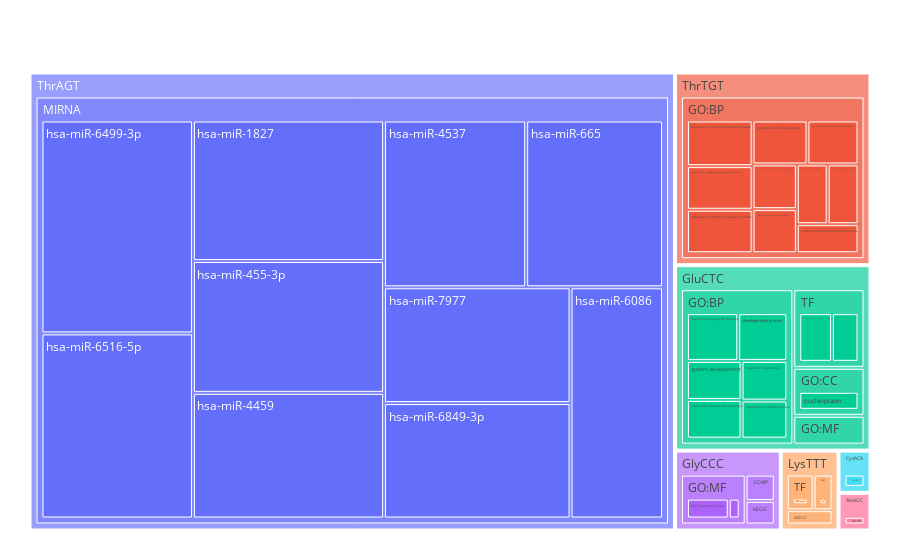

The notebook cell saved with this chart:
### Code cell
import numpy as np
gprofiling_visualization = fetcht.gprofiles.copy()
fetcht.get_treemap(gprofiling_visualization)
fetchcds.plot_sankey_mirna_overlap(grouped)

### Figure 1 — Plotly figure (JSON) as saved in the notebook; plotly's stock layout.template omitted (floating-point values rounded to 4 significant figures)
{"data": [{"branchvalues": "total", "domain": {"x": [0, 1], "y": [0, 1]}, "hovertemplate": "labels=%{label}<br>log10p=%{value}<br>parent=%{parent}<br>id=%{id}<extra></extra>", "ids": ["GlyCCC/KEGG/Axon guidance", "GluCTC/TF/Factor: MAZ; motif: GGGGGAGGGGGNGRGRRRGNRG", "LysTTT/TF/Factor: Spi-B; motif: NAWGCGGAAGTN; match class: 1", "GluCTC/TF/Factor: TAFII250; motif: RARRWGGCGGMGGNGR; match class: 1", "GlyCCC/GO:MF/G protein activity", "GlyCCC/GO:MF/HECT domain binding", "LysTTT/REAC/Suppression of autophagy", "GluCTC/GO:BP/anatomical structure development", "GlyCCC/GO:BP/central nervous system development", "GluCTC/GO:BP/developmental process", "LysTTT/GO:CC/extrinsic component of lysosome membrane", "ThrAGT/MIRNA/hsa-miR-1827", "ThrAGT/MIRNA/hsa-miR-4459", "ThrAGT/MIRNA/hsa-miR-4537", "ThrAGT/MIRNA/hsa-miR-455-3p", "ThrAGT/MIRNA/hsa-miR-6086", "ThrAGT/MIRNA/hsa-miR-6499-3p", "ThrAGT/MIRNA/hsa-miR-6516-5p", "ThrAGT/MIRNA/hsa-miR-665", "ThrAGT/MIRNA/hsa-miR-6849-3p", "ThrAGT/MIRNA/hsa-miR-7977", "GluCTC/GO:BP/multicellular organism development", "CysACA/GO:BP/negative regulation of JNK cascade", "GluCTC/GO:CC/nucleoplasm", "GluCTC/GO:BP/organelle organization", "ThrTGT/GO:BP/positive regulation of biological process", "ThrTGT/GO:BP/positive regulation of cellular process", "AlaAGC/GO:MF/protein binding", "GluCTC/GO:MF/protein binding", "ThrTGT/GO:BP/regulation of RNA metabolic process", "ThrTGT/GO:BP/regulation of cellular metabolic process", "GluCTC/GO:BP/regulation of cellular process", "ThrTGT/GO:BP/regulation of cellular process", "ThrTGT/GO:BP/regulation of macromolecule metabolic process", "ThrTGT/GO:BP/regulation of metabolic process", "ThrTGT/GO:BP/regulation of nitrogen compound metabolic process", "ThrTGT/GO:BP/regulation of nucleobase-containing compound metabolic process", "ThrTGT/GO:BP/regulation of primary metabolic process", "GluCTC/GO:BP/system development", "CysACA/GO:BP", "GluCTC/GO:BP", "GlyCCC/GO:BP", "ThrTGT/GO:BP", "GluCTC/GO:CC", "LysTTT/GO:CC", "AlaAGC/GO:MF", "GluCTC/GO:MF", "GlyCCC/GO:MF", "GlyCCC/KEGG", "ThrAGT/MIRNA", "LysTTT/REAC", "GluCTC/TF", "LysTTT/TF", "AlaAGC", "CysACA", "GluCTC", "GlyCCC", "LysTTT", "ThrAGT", "ThrTGT"], "labels": ["Axon guidance", "Factor: MAZ; motif: GGGGGAGGGGGNGRGRRRGNRG", "Factor: Spi-B; motif: NAWGCGGAAGTN; match class: 1", "Factor: TAFII250; motif: RARRWGGCGGMGGNGR; match class: 1", "G protein activity", "HECT domain binding", "Suppression of autophagy", "anatomical structure development", "central nervous system development", "developmental process", "extrinsic component of lysosome membrane", "hsa-miR-1827", "hsa-miR-4459", "hsa-miR-4537", "hsa-miR-455-3p", "hsa-miR-6086", "hsa-miR-6499-3p", "hsa-miR-6516-5p", "hsa-miR-665", "hsa-miR-6849-3p", "hsa-miR-7977", "multicellular organism development", "negative regulation of JNK cascade", "nucleoplasm", "organelle organization", "positive regulation of biological process", "positive regulation of cellular process", "protein binding", "protein binding", "regulation of RNA metabolic process", "regulation of cellular metabolic process", "regulation of cellular process", "regulation of cellular process", "regulation of macromolecule metabolic process", "regulation of metabolic process", "regulation of nitrogen compound metabolic process", "regulation of nucleobase-containing compound metabolic process", "regulation of primary metabolic process", "system development", "GO:BP", "GO:BP", "GO:BP", "GO:BP", "GO:CC", "GO:CC", "GO:MF", "GO:MF", "GO:MF", "KEGG", "MIRNA", "REAC", "TF", "TF", "AlaAGC", "CysACA", "GluCTC", "GlyCCC", "LysTTT", "ThrAGT", "ThrTGT"], "name": "", "parents": ["GlyCCC/KEGG", "GluCTC/TF", "LysTTT/TF", "GluCTC/TF", "GlyCCC/GO:MF", "GlyCCC/GO:MF", "LysTTT/REAC", "GluCTC/GO:BP", "GlyCCC/GO:BP", "GluCTC/GO:BP", "LysTTT/GO:CC", "ThrAGT/MIRNA", "ThrAGT/MIRNA", "ThrAGT/MIRNA", "ThrAGT/MIRNA", "ThrAGT/MIRNA", "ThrAGT/MIRNA", "ThrAGT/MIRNA", "ThrAGT/MIRNA", "ThrAGT/MIRNA", "ThrAGT/MIRNA", "GluCTC/GO:BP", "CysACA/GO:BP", "GluCTC/GO:CC", "GluCTC/GO:BP", "ThrTGT/GO:BP", "ThrTGT/GO:BP", "AlaAGC/GO:MF", "GluCTC/GO:MF", "ThrTGT/GO:BP", "ThrTGT/GO:BP", "GluCTC/GO:BP", "ThrTGT/GO:BP", "ThrTGT/GO:BP", "ThrTGT/GO:BP", "ThrTGT/GO:BP", "ThrTGT/GO:BP", "ThrTGT/GO:BP", "GluCTC/GO:BP", "CysACA", "GluCTC", "GlyCCC", "ThrTGT", "GluCTC", "LysTTT", "AlaAGC", "GluCTC", "GlyCCC", "GlyCCC", "ThrAGT", "LysTTT", "GluCTC", "LysTTT", "", "", "", "", "", "", ""], "type": "treemap", "values": [1.463, 4.639, 2.288, 3.774, 1.426, 5.462, 1.603, 4.406, 1.637, 4.881, 1.564, 37.94, 33.91, 33.5, 35.59, 30.2, 45.57, 39.61, 32.24, 30.42, 30.51, 5.098, 1.594, 5.135, 3.783, 4.388, 3.5, 1.425, 3.083, 3.607, 5.861, 3.626, 4.716, 3.605, 3.813, 5.598, 3.868, 5.579, 4.431, 1.594, 26.22, 1.637, 44.54, 5.135, 1.564, 1.425, 3.083, 6.888, 1.463, 349.5, 1.603, 8.413, 2.288, 1.425, 1.594, 42.85, 9.988, 5.455, 349.5, 44.54]}], "layout": {"legend": {"tracegroupgap": 0}, "margin": {"b": 25, "l": 25, "r": 25, "t": 50}}}
